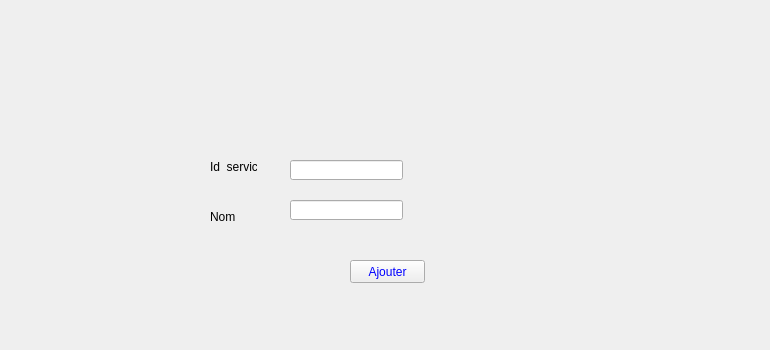
      <widget class="QWidget" name="tab_50">
       <attribute name="title">
        <string>Ajouter service</string>
       </attribute>
       <widget class="QLabel" name="label_75">
        <property name="geometry">
         <rect>
          <x>210</x>
          <y>160</y>
          <width>47</width>
          <height>13</height>
         </rect>
        </property>
        <property name="text">
         <string>Id_service</string>
        </property>
       </widget>
       <widget class="QLabel" name="label_76">
        <property name="geometry">
         <rect>
          <x>210</x>
          <y>210</y>
          <width>47</width>
          <height>13</height>
         </rect>
        </property>
        <property name="text">
         <string>Nom</string>
        </property>
       </widget>
       <widget class="QLineEdit" name="lineEdit_ids">
        <property name="geometry">
         <rect>
          <x>290</x>
          <y>160</y>
          <width>113</width>
          <height>20</height>
         </rect>
        </property>
       </widget>
       <widget class="QLineEdit" name="lineEdit_noms">
        <property name="geometry">
         <rect>
          <x>290</x>
          <y>200</y>
          <width>113</width>
          <height>20</height>
         </rect>
        </property>
       </widget>
       <widget class="QPushButton" name="ajouter_service">
        <property name="geometry">
         <rect>
          <x>350</x>
          <y>260</y>
          <width>75</width>
          <height>23</height>
         </rect>
        </property>
        <property name="styleSheet">
         <string notr="true">color: blue;
font: 73 9pt &quot;Myriad Pro Light&quot;;
</string>
        </property>
        <property name="text">
         <string>Ajouter</string>
        </property>
       </widget>
       <widget class="QLabel" name="label_pic_s">
        <property name="geometry">
         <rect>
          <x>490</x>
          <y>50</y>
          <width>271</width>
          <height>291</height>
         </rect>
        </property>
        <property name="text">
         <string/>
        </property>
       </widget>
      </widget>
